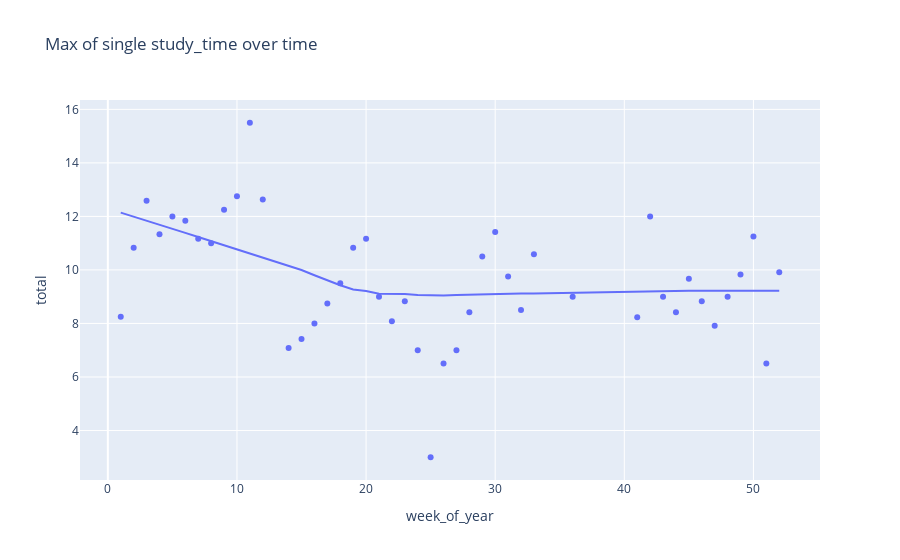

The notebook cell this image was saved under:
### Code cell
group_by_week = grouped.groupby('week_of_year').max().reset_index()
px.scatter(group_by_week, x='week_of_year',y='total', title='Max of single study_time over time',trendline='lowess')

### Figure 1 — Plotly figure (JSON) as saved in the notebook; plotly's stock layout.template omitted (floating-point values rounded to 4 significant figures)
{"data": [{"hovertemplate": "week_of_year=%{x}<br>total=%{y}<extra></extra>", "legendgroup": "", "marker": {"color": "#636efa", "symbol": "circle"}, "mode": "markers", "name": "", "orientation": "v", "showlegend": false, "type": "scatter", "x": [1, 2, 3, 4, 5, 6, 7, 8, 9, 10, 11, 12, 14, 15, 16, 17, 18, 19, 20, 21, 22, 23, 24, 25, 26, 27, 28, 29, 30, 31, 32, 33, 36, 41, 42, 43, 44, 45, 46, 47, 48, 49, 50, 51, 52], "xaxis": "x", "y": [8.25, 10.83, 12.58, 11.33, 12, 11.83, 11.17, 11, 12.25, 12.75, 15.5, 12.63, 7.083, 7.417, 8, 8.75, 9.5, 10.83, 11.17, 9, 8.083, 8.833, 7, 3, 6.5, 7, 8.417, 10.5, 11.42, 9.75, 8.5, 10.58, 9, 8.233, 12, 9, 8.417, 9.667, 8.833, 7.917, 9, 9.833, 11.25, 6.5, 9.917], "yaxis": "y"}, {"hovertemplate": "<b>LOWESS trendline</b><br><br>week_of_year=%{x}<br>total=%{y} <b>(trend)</b><extra></extra>", "legendgroup": "", "marker": {"color": "#636efa", "symbol": "circle"}, "mode": "lines", "name": "", "showlegend": false, "type": "scatter", "x": [1, 2, 3, 4, 5, 6, 7, 8, 9, 10, 11, 12, 14, 15, 16, 17, 18, 19, 20, 21, 22, 23, 24, 25, 26, 27, 28, 29, 30, 31, 32, 33, 36, 41, 42, 43, 44, 45, 46, 47, 48, 49, 50, 51, 52], "xaxis": "x", "y": [12.14, 12.0, 11.85, 11.69, 11.54, 11.39, 11.23, 11.08, 10.92, 10.77, 10.62, 10.47, 10.16, 9.996, 9.801, 9.609, 9.43, 9.268, 9.214, 9.111, 9.103, 9.099, 9.059, 9.043, 9.046, 9.061, 9.077, 9.091, 9.101, 9.114, 9.117, 9.119, 9.151, 9.201, 9.208, 9.215, 9.22, 9.223, 9.226, 9.227, 9.228, 9.228, 9.227, 9.227, 9.226], "yaxis": "y"}], "layout": {"legend": {"tracegroupgap": 0}, "title": {"text": "Max of single study_time over time"}, "xaxis": {"anchor": "y", "domain": [0, 1], "title": {"text": "week_of_year"}}, "yaxis": {"anchor": "x", "domain": [0, 1], "title": {"text": "total"}}}}
